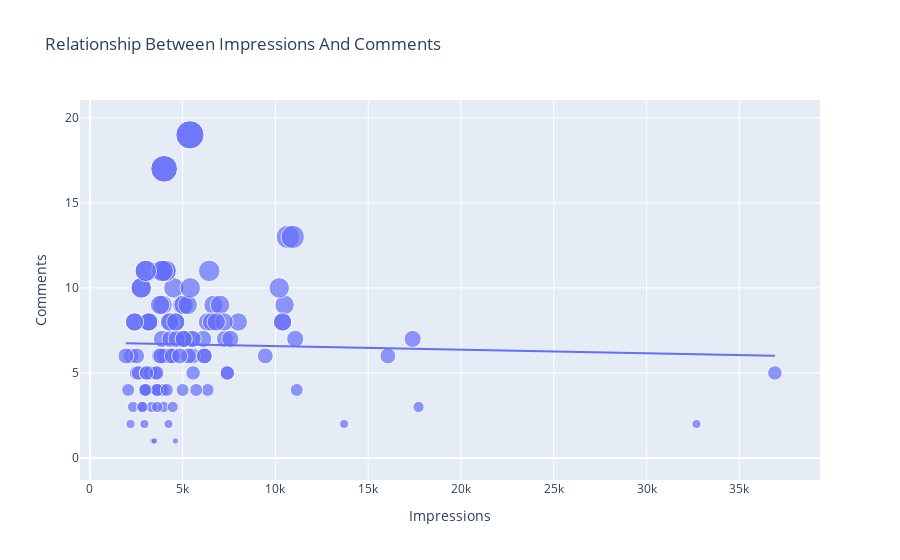

The notebook cell saved with this chart:
### Code cell
figure = px.scatter(data_frame= instagramData, x = "Impressions", y = "Comments",size="Comments", trendline="ols", title="Relationship Between Impressions And Comments")
figure.show()
